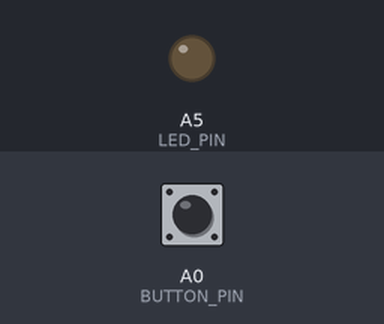
Bench run of a sketch on a simulated Arduino Uno, built with avr-gcc and run on an emulated ATmega328P. Shown: output pins drawn as LEDs (lit = HIGH). The inputs (shaded band) are chosen by the test bench; at power-on: A0 (BUTTON_PIN) HIGH. What the sketch prints to the serial monitor is not drawn.

Above: at 2.8 s.
2.9 s: A0 (BUTTON_PIN) pulsed LOW 5 times (0.12 s each, 0.3 s apart)
At 4.6 s:
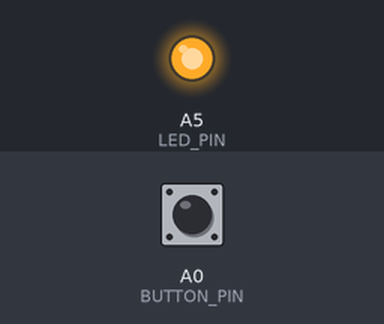
5.9 s: A0 (BUTTON_PIN) pulsed LOW 5 times (0.12 s each, 0.3 s apart)
At 8.1 s:
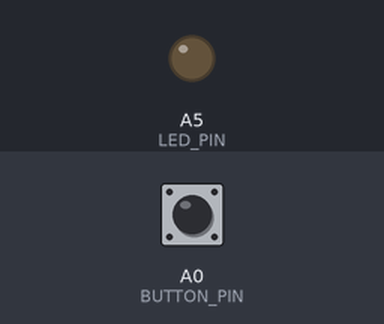
Timing chart, 0 to 9.6 s (numbered marks = the images above; inputs shaded):
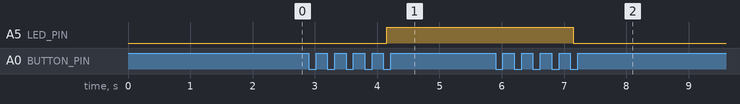

The sketch:

09_Button_Count.ino
```cpp
// 아두이노 우노: millis()와 현재값/과거값 비교로 버튼 누른 횟수 세기
// 5번 누를 때마다 LED 토글
// 버튼: A0 (A0 - 버튼 - GND), LED: A5 (A5 - 220옴 - LED - GND)
const int BUTTON_PIN = A0;              // 버튼 핀
const int LED_PIN    = A5;              // LED 핀
const unsigned long DEBOUNCE_MS = 50;   // 채터링(떨림) 무시 시간
const int TOGGLE_EVERY = 5;             // 몇 번 누를 때마다 LED를 토글할지

int lastReading  = HIGH;   // 과거에 읽은 값 (떨림 포함)
int buttonState  = HIGH;   // 떨림이 끝나고 확정된 버튼 상태
unsigned long lastChangeTime = 0;  // 값이 마지막으로 바뀐 시각
int pressCount   = 0;      // 버튼 누른 횟수
int ledState     = LOW;    // LED 상태

void setup()
{
  pinMode(BUTTON_PIN, INPUT_PULLUP);  // 안 누르면 HIGH, 누르면 LOW
  pinMode(LED_PIN, OUTPUT);
  Serial.begin(9600);
  Serial.println("버튼을 눌러 보세요");
}

void loop()
{
  int reading = digitalRead(BUTTON_PIN);  // 현재값 읽기

  // 현재값이 과거값과 다르면 바뀐 시각을 기록
  if (reading != lastReading)
  {
    lastChangeTime = millis();
  }

  // 값이 DEBOUNCE_MS 동안 그대로 유지되면 진짜 변화로 인정
  if (millis() - lastChangeTime > DEBOUNCE_MS)
  {
    if (reading != buttonState)
    {
      buttonState = reading;

      // HIGH -> LOW 로 바뀐 순간 = 버튼을 누른 순간
      if (buttonState == LOW)
      {
        pressCount++;
        Serial.print("버튼 누른 횟수: ");
        Serial.println(pressCount);

        // 5번 누를 때마다 LED 토글
        if (pressCount % TOGGLE_EVERY == 0)
        {
          ledState = !ledState;
          digitalWrite(LED_PIN, ledState);
          Serial.println(ledState == HIGH ? "LED 켜짐" : "LED 꺼짐");
        }
      }
    }
  }

  lastReading = reading;  // 현재값을 과거값으로 저장
}
```

Measured:
- after the input at 2.9 s, A5 (LED_PIN): LOW → HIGH after 1.3 s
- after the input at 5.9 s, A5 (LED_PIN): HIGH → LOW after 1.3 s
